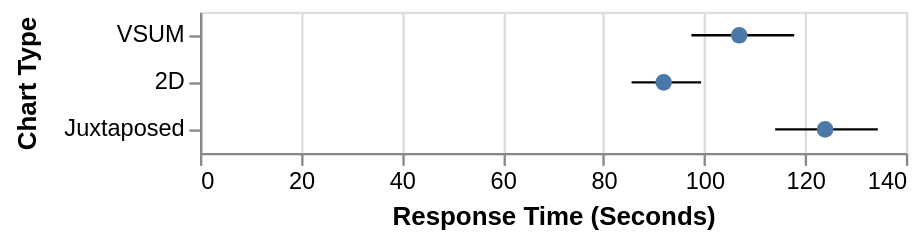

The specification (Vega-Lite) saved for this image:
### Vega-Lite specification from a JSON file in a GitHub repository (floating-point values rounded to 4 significant figures)
{"$schema": "https://vega.github.io/schema/vega-lite/v2.json", "data": {"values": [{"type": "VSUM", "mean": 106.9, "ci1": 97.46, "ci2": 117.9}, {"type": "2D", "mean": 91.96, "ci1": 85.59, "ci2": 99.38}, {"type": "Juxtaposed", "mean": 124.0, "ci1": 114.1, "ci2": 134.4}]}, "layer": [{"mark": "rule", "encoding": {"y": {"field": "type", "type": "ordinal", "axis": {"title": "Chart Type", "titlePadding": 10}, "scale": {"domain": ["VSUM", "2D", "Juxtaposed"]}}, "x": {"field": "ci1", "type": "quantitative", "title": "Response Time (Seconds)"}, "x2": {"field": "ci2", "type": "quantitative"}}}, {"mark": "circle", "encoding": {"y": {"field": "type", "type": "ordinal", "scale": {"domain": ["Juxtaposed", "2D", "VSUM"]}}, "x": {"field": "mean", "type": "quantitative"}, "opacity": {"value": 1}, "size": {"value": 50}}}]}
